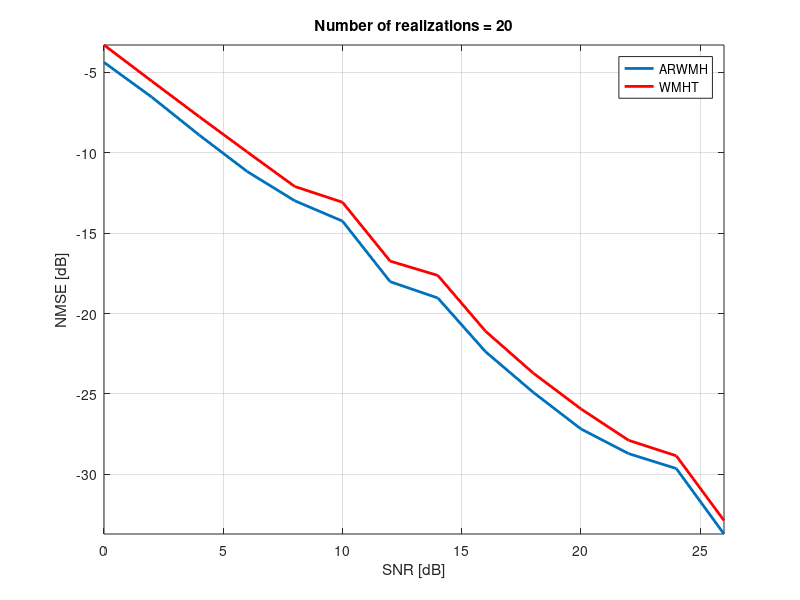

The MATLAB source for this figure:
close all;
clear all;

gsim_data = load('nmse_vs_snr_gaussian.dat');
gpar_data = load('nmse_vs_snr_gaussian_parameters.dat');

plot(gsim_data(:,1), gsim_data(:,2), 'LineWidth',2);
hold on;
plot(gsim_data(:,1), gsim_data(:,3), 'r','LineWidth',2);
axis('tight'); grid on;
legend('ARWMH','WMHT');
xlabel('SNR [dB]');
ylabel('NMSE [dB]');
title(['Number of realizations = ' num2str(gpar_data(3))]);